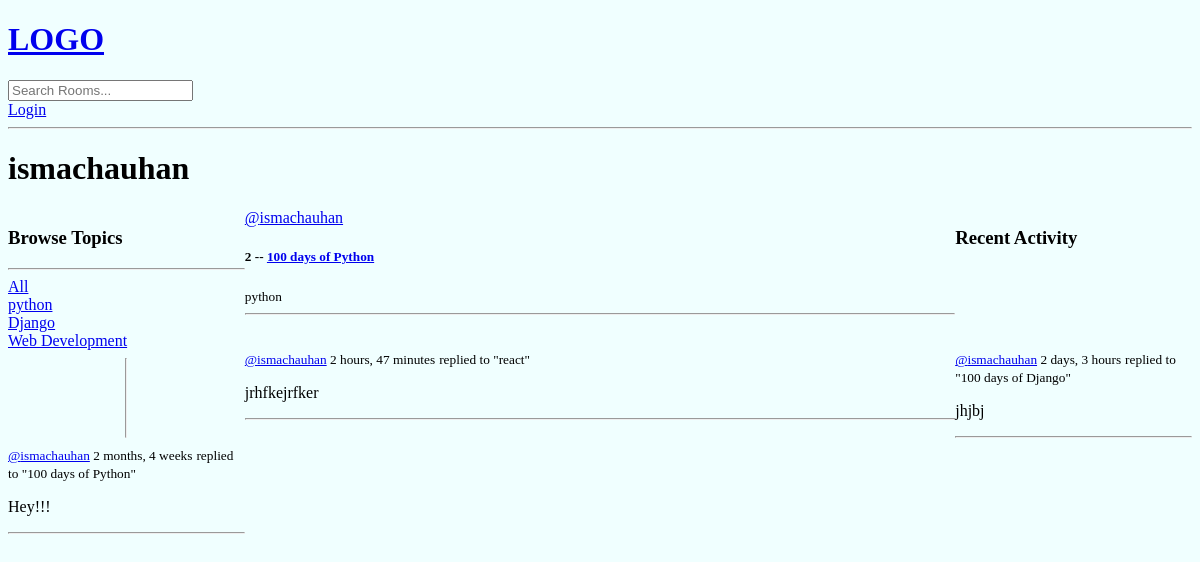
The app's page /profile/1/, older data.
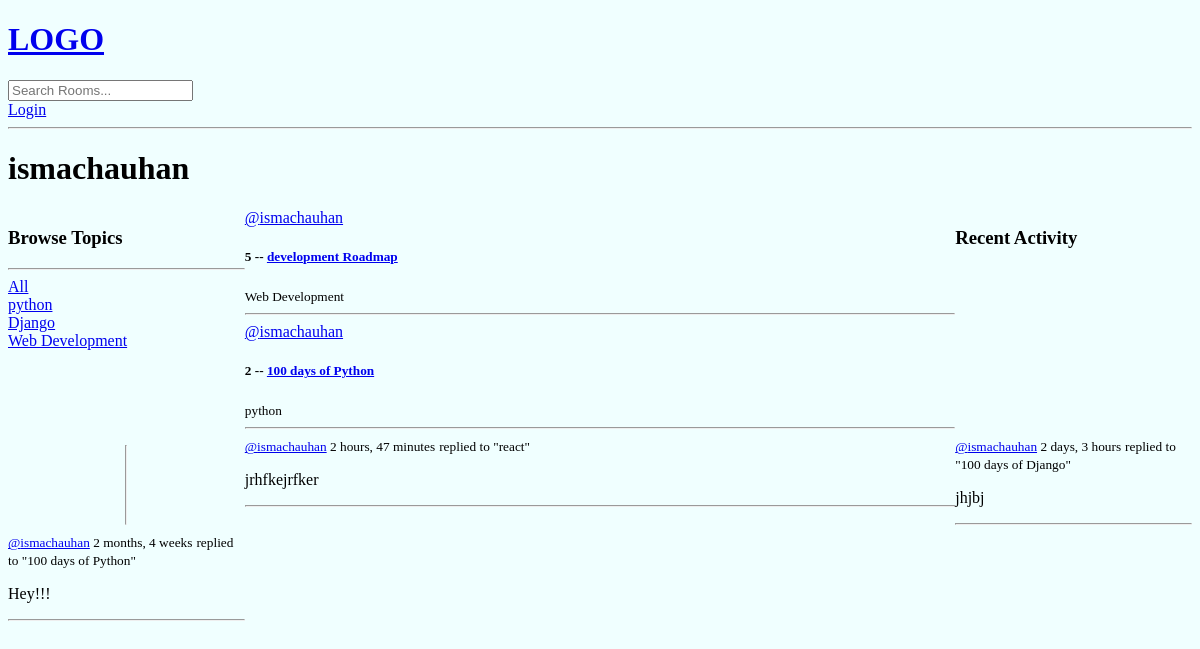
The same page, newer data.
### base/models.py (models this page shows, shortened)
class Topic(models.Model):
    name=models.CharField(max_length=200)

class Room(models.Model):
    host=models.ForeignKey(User,on_delete=models.SET_NULL,null=True)
    name=models.CharField(max_length=200)
    topic=models.ForeignKey(Topic,on_delete=models.SET_NULL,null=True)
    name=models.CharField(max_length=200)
    description=models.TextField(null=True,blank=True)
    participants=models.ManyToManyField(User, related_name='participants',blank=True)
    updated=models.DateTimeField(auto_now=True)
    created=models.DateTimeField(auto_now_add=True)
    class Meta:
        ordering=['-updated','-created']
    def __str__(self):
        return self.name

class Message(models.Model):
    user=models.ForeignKey(User,on_delete=models.CASCADE)
    room=models.ForeignKey(Room,on_delete=models.CASCADE)
    body=models.TextField()
    updated=models.DateTimeField(auto_now=True)
    created=models.DateTimeField (auto_now_add=True)
    class Meta:
        ordering=['-updated','-created']
    def __str__(self):
        return self.body[0:50]

### base/views.py (the view)
# urls.py: path('profile/<str:pk>/',views.userProfile,name="user-profile"),
def userProfile(request,pk):
    user=User.objects.get(id=pk)
    rooms=user.room_set.all()
    room_messages=user.message_set.all()
    topics=Topic.objects.all()
    context={'user':user,'rooms':rooms,'room_messages':room_messages,'topics':topics}
    return render(request,'base/profile.html',context)

### base/templates/base/profile.html (shortened to what this page needs)
{% extends 'main.html' %}
{% block content %}
<h1>{{user.username}}</h1>
<div class="profile-container">
    <div>
        {% include 'base/topics_component.html' %}
    </div>
    <div>
        {% include 'base/feed_component.html' %}
    </div>
        {% include 'base/activity_component.html' %}
    <div>
    </div>
</div>
{% endblock content %}

### templates/main.html (shortened to what this page needs)
<!DOCTYPE html>
{% load static %}
<html lang="en">
<head>
    <link rel='stylesheet' type='text/css' media='screen' href="{% static 'styles/main.css' %}">
</head>
<body>
    {%include 'navbar.html'%}
    {% block content %}
    {% endblock content %}
</body>
</html>

### templates/navbar.html
<a href="/">
    <h1>LOGO</h1>
</a>
<form method="GET" action="{% url 'home' %}">
    <input type="text" name="q" placeholder="Search Rooms..."/>
</form>
{% if request.user.is_authenticated %}
<p> Hello {{request.user}}!</p>
<a href="{% url 'logout' %}">Logout</a>
{% else %}
<a href="{% url 'login' %}">Login</a>
{% endif %}
<hr>

### base/templates/base/topics_component.html
<h3>Browse Topics</h3>
    <hr />
    <div>
      <a href="{% url 'home' %}">All</a>
    </div>
    {% for topic in topics %}
    <div>
      <a href="{% url 'home' %}?q={{topic.name}}">{{topic.name}}</a>
    </div>
    {% endfor %}

### base/templates/base/feed_component.html (shortened to what this page needs)
{% for room in rooms %}
      <div>
        <a href="{% url 'user-profile' room.host.id %}">@{{room.host.username}}</a>
        <h5>
          {{room.id}} -- <a href="{% url 'room' room.id %}">{{room.name}}</a>
        </h5>
        <small>{{room.topic.name}}</small>
        <hr />
      </div>
      {% endfor %}

### base/templates/base/activity_component.html (shortened to what this page needs)
<h3>Recent Activity</h3>
    <hr />
    {% for message in room_messages %}
    <div>
      <small><a href="{% url 'user-profile' message.user.id %}">@{{message.user}}</a> {{message.created|timesince}}</small>
      <small>replied to "{{message.room}}"</small>
      <p>{{message}}</p>
      <hr>
    </div>
    {% endfor %}

### static/styles/main.css (style rules this page uses)
body { background-color:azure; }

### base/templates/base/profile.html (style rules this page uses)
.profile-container { display:grid; grid-template-columns:1fr 3fr 1fr; }

Row changes from the older to the newer data that the page shows:
added Room: host.username "ismachauhan", id "5", name "development Roadmap", topic.name "Web Development"
